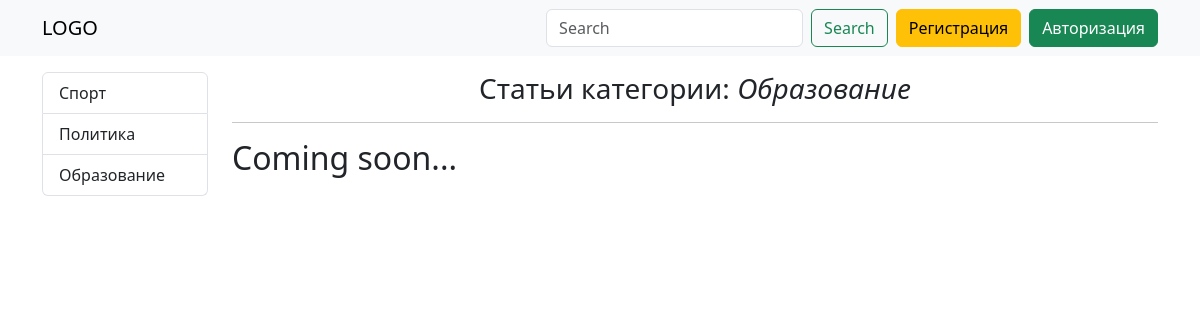
The app's page /category/obrazovanie/, older data.
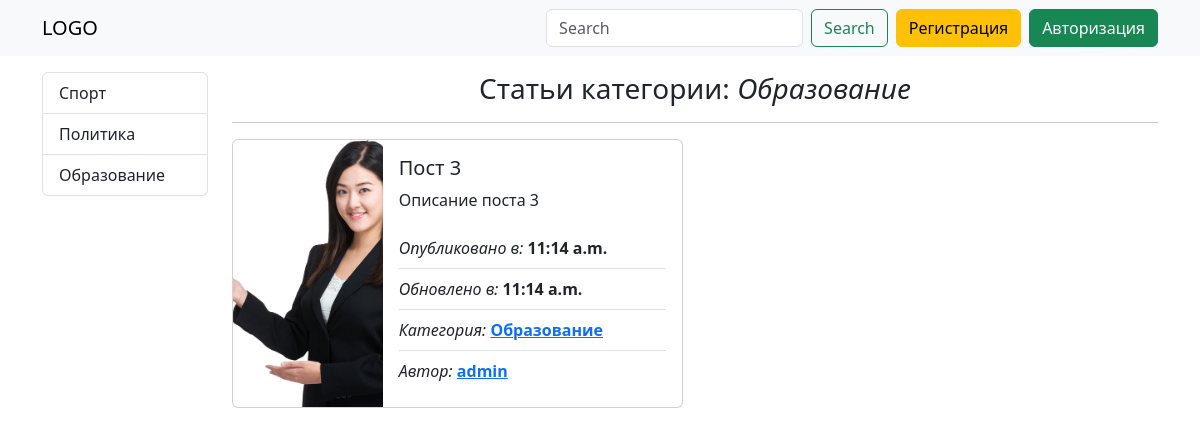
The same page, newer data.
### app/models.py (models this page shows, shortened)
class Category(models.Model):
    title = models.CharField(verbose_name="Название", max_length=100, help_text="Напишите название для категории")
    slug = models.SlugField(verbose_name="Слаг категории", max_length=100,
                            help_text="Переводит название категории, на английские буквы для формирования ссылки")
    def __str__(self):
        return self.title
    def get_absolute_url(self):
        return reverse('category_articles', kwargs={"category_slug": self.slug})
    class Meta:
        verbose_name = "Категория"
        verbose_name_plural = "Категории"

class Article(models.Model):
    title = models.CharField("Название поста", max_length=150)
    content = models.TextField("Описание поста")
    image = models.ImageField("Фотка поста", upload_to="photos/", null=True, blank=True)
    created_at = models.DateTimeField("Дата создания поста", auto_now_add=True)
    updated_at = models.DateTimeField("Дата обновления поста", auto_now_add=True)
    author = models.ForeignKey(User, on_delete=models.CASCADE, verbose_name="Автор поста")
    category = models.ForeignKey(Category, on_delete=models.CASCADE, verbose_name="Категория поста")
    slug = models.SlugField()
    class Meta:
        verbose_name = "Пост"
        verbose_name_plural = "Посты"
        ordering = ["-created_at"]

### app/views.py (the view)
# urls.py: path("category/<slug:category_slug>/", views.category_articles, name="category_articles"),
def category_articles(request, category_slug):
    category = Category.objects.filter(slug=category_slug).first()
    articles = Article.objects.filter(category=category)
    context = {
        "category": category,
        "articles": articles
    }
    return render(request, "pages/categories.html", context)

### app/templatetags/customtags.py (called while the page is built)
@register.simple_tag()
def get_categories():
    categories = Category.objects.all()
    return categories

### templates/pages/categories.html (shortened to what this page needs)
{% extends 'base.html' %}
{% block body %}
<h3 class="text-center">Статьи категории: <i>{{ category }}</i></h3>
<hr>
{% include 'components/_post-row.html' %}
{% endblock body %}

### templates/base.html (shortened to what this page needs)
<!doctype html>
<html lang="en">
<head>
    <link href="https://cdn.jsdelivr.net/npm/bootstrap@5.3.0-alpha1/dist/css/bootstrap.min.css" rel="stylesheet"
>
</head>
<body>
{% include 'components/_navbar.html' %}
<main>
    <div class="container">
        <div class="row">
            {% block categories %}
            <div class="col-2">
                {% include 'components/_categories.html' %}
            </div>
            {% endblock categories %}
            <div class="col-10">
                {% block body %}
                {% endblock body %}
            </div>
        </div>
    </div>
</main>
</body>
</html>

### templates/components/_navbar.html (shortened to what this page needs)
{% load static %}
<nav class="navbar navbar-expand-lg bg-body-tertiary mb-3">
    <div class="container">
        <a class="navbar-brand" href="{% url 'home' %}">
            LOGO
        </a>
        <div class="collapse navbar-collapse justify-content-end" id="navbarSupportedContent">
            <form class="d-flex" role="search">
                <input class="form-control me-2" type="search" placeholder="Search" aria-label="Search">
                <button class="btn btn-outline-success" type="submit">Search</button>
            </form>
            {% if request.user.is_authenticated %}
            <ul class="navbar-nav mb-2 mb-lg-0">
                <li class="nav-item dropdown">
                    <a class="nav-link dropdown-toggle" href="#" role="button" data-bs-toggle="dropdown"
                       aria-expanded="false">
                        {{ request.user }}
                    </a>
                    <ul class="dropdown-menu">
                        <li><a class="dropdown-item" href="#">Мои посты</a></li>
                        <li><a class="dropdown-item" href="#">Добавить пост</a></li>
                        <li><a class="dropdown-item" href="#">Мой профиль</a></li>
                        <li>
                            <hr class="dropdown-divider">
                        </li>
                        <li><a class="dropdown-item" href="#">Выйти</a></li>
                    </ul>
                </li>
            </ul>
            {% else %}
            <div class="ms-2 d-flex gap-2">
                <a href="{% url 'login' %}" class="btn btn-warning">Регистрация</a>
                <a href="{% url 'registration' %}" class="btn btn-success">Авторизация</a>
            </div>
            {% endif %}
        </div>
    </div>
</nav>

### templates/components/_categories.html
{% load customtags %}
<div class="list-group">
    {% get_categories as categories %}
    {% for category in categories %}
    <a href="{{ category.get_absolute_url }}" class="list-group-item list-group-item-action">{{ category }}</a>
    {% endfor %}
</div>

### templates/components/_post-row.html
<div class="row">
    {% for post in articles%}
    <div class="col-lg-6 col-md-12 col-sm-12">
        {% include 'components/_post-card.html' %}
    </div>
    {% empty %}
    <h2>Coming soon...</h2>
    {% endfor %}
</div>

### templates/components/_post-card.html
<div class="card mb-3" style="max-width: 540px;">
    <div class="row g-0">
        <div class="col-md-4">
            <img src="{{ post.image.url }}" class="img-fluid rounded-start h-100 w-100 object-fit-cover"
                 alt="{{ post.title }}">
        </div>
        <div class="col-md-8">
            <div class="card-body">
                <h5 class="card-title">{{ post.title }}</h5>
                <p class="card-text">{{ post.content }}</p>
                <ul class="list-group list-group-flush">
                    <li class="list-group-item px-0">
                        <i>Опубликовано в:</i> <b>{{ post.created_at.time }}</b>
                    </li>
                    <li class="list-group-item px-0">
                        <i>Обновлено в:</i> <b>{{ post.updated_at.time }}</b>
                    </li>
                    <li class="list-group-item px-0">
                        <i>Категория:</i> <a href="{{ post.category.get_absolute_url }}"><b>{{ post.category }}</b></a>
                    </li>
                    <li class="list-group-item px-0">
                        <i>Автор:</i> <a href="#"><b>{{ post.author }}</b></a>
                    </li>
                </ul>
            </div>
        </div>
    </div>
</div>

Row changes from the older to the newer data that the page shows:
added Article: image (picture), title "Пост 3", content "Описание поста 3", created_at.time "11:14 a.m.", updated_at.time "11:14 a.m.", category "Образование", author "admin"
Text that changed along with them:
text no longer shown: "Coming soon..."
